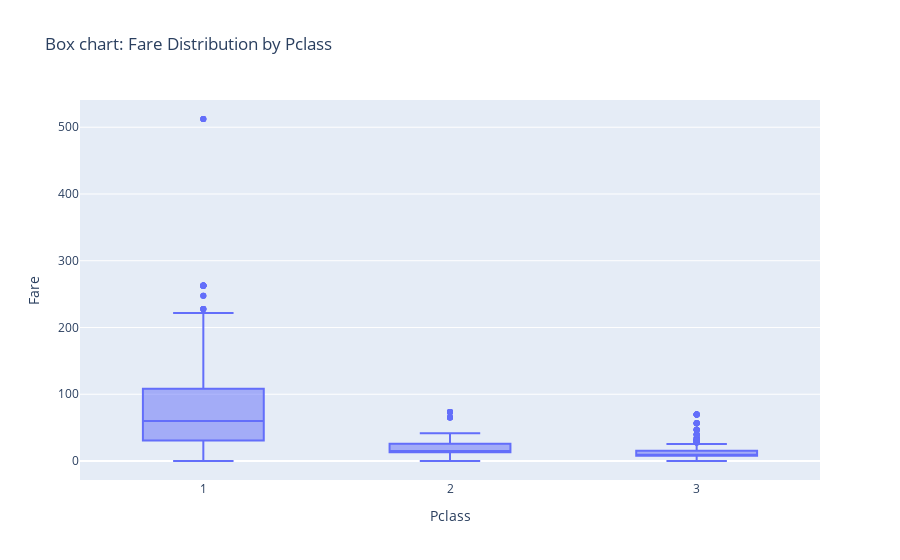

Here is the notebook cell this chart was saved with:
### Markdown cell above
### Boxplot

### Code cell
fig = px.box(titanic_data, x='Pclass', y='Fare', title="Box chart: Fare Distribution by Pclass")
fig.show()

### Figure 1 — Plotly figure (JSON) as saved in the notebook; plotly's stock layout.template omitted (floating-point values rounded to 4 significant figures; data arrays with more than 128 entries replaced by an {"elided": "..."} marker saying what was removed)
{"data": [{"alignmentgroup": "True", "hovertemplate": "Pclass=%{x}<br>Fare=%{y}<extra></extra>", "legendgroup": "", "marker": {"color": "#636efa"}, "name": "", "notched": false, "offsetgroup": "", "orientation": "v", "showlegend": false, "type": "box", "x": {"elided": "1309 int values"}, "x0": " ", "xaxis": "x", "y": {"elided": "1309 float values"}, "y0": " ", "yaxis": "y"}], "layout": {"boxmode": "group", "legend": {"tracegroupgap": 0}, "title": {"text": "Box chart: Fare Distribution by Pclass"}, "xaxis": {"anchor": "y", "domain": [0, 1], "title": {"text": "Pclass"}}, "yaxis": {"anchor": "x", "domain": [0, 1], "title": {"text": "Fare"}}}}
